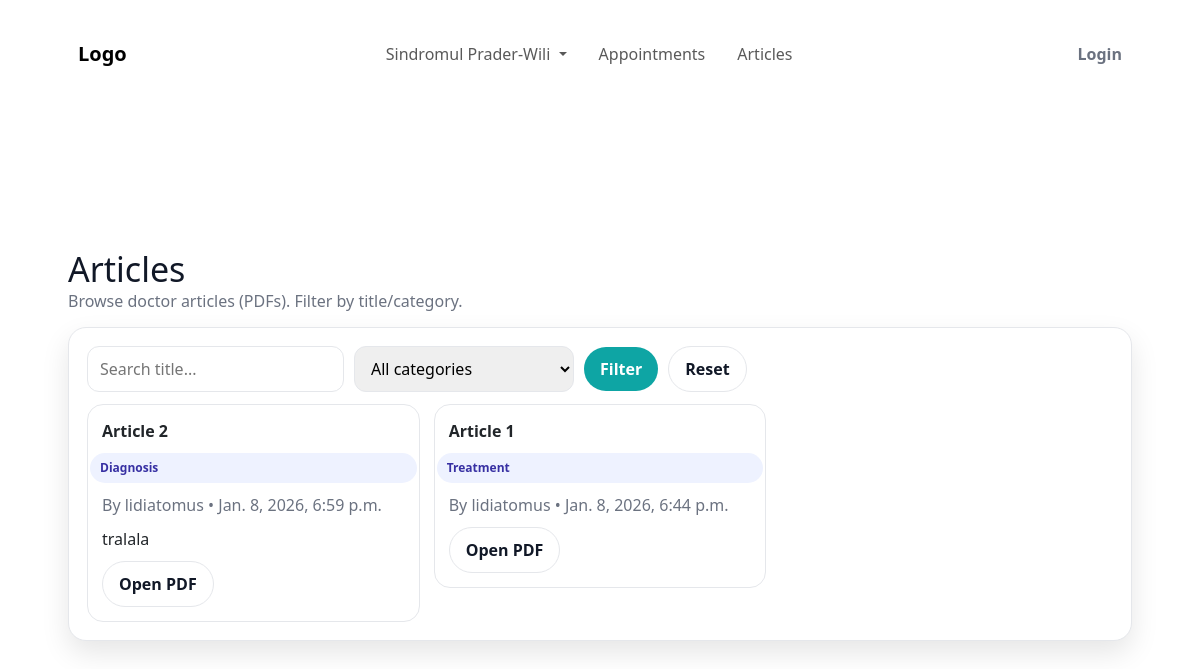
The app's page /articles/, older data.
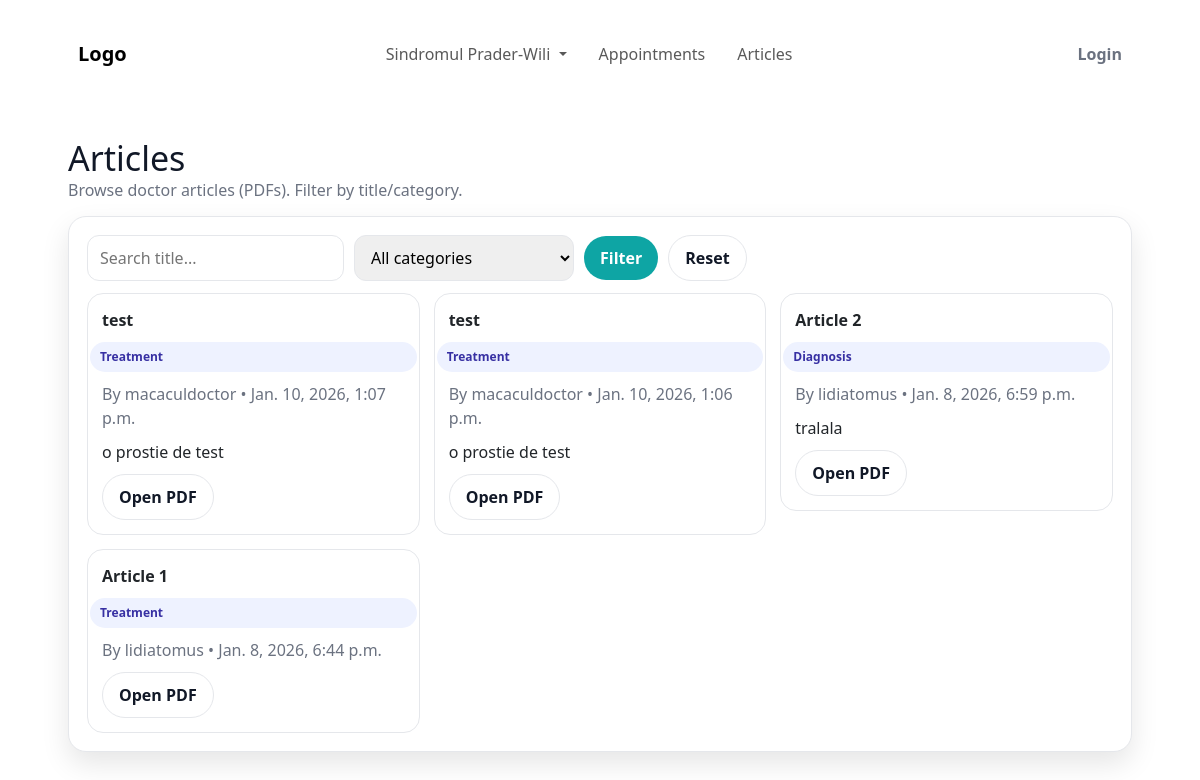
The same page, newer data.
### articles/models.py (models this page shows, shortened)
class Article(models.Model):
    CATEGORY_CHOICES = [
        ("treatment", "Treatment"),
        ("diagnosis", "Diagnosis"),
        ("nutrition", "Nutrition"),
        ("rehab", "Rehab"),
        ("other", "Other"),
    ]
    title = models.CharField(max_length=200)
    category = models.CharField(max_length=30, choices=CATEGORY_CHOICES, default="other")
    summary = models.TextField(blank=True)
    pdf = models.FileField(upload_to="articles_pdfs/", blank=True, null=True)
    author = models.ForeignKey(settings.AUTH_USER_MODEL, on_delete=models.CASCADE, related_name="articles")
    created_at = models.DateTimeField(auto_now_add=True)
    updated_at = models.DateTimeField(auto_now=True)
    class Meta:
        ordering = ["-created_at"]

### articles/views.py (the view)
# urls.py: path("", views.article_list, name="list"),            # public
def article_list(request):
    qs = Article.objects.select_related("author").all()
    q = (request.GET.get("q") or "").strip()
    cat = (request.GET.get("cat") or "").strip()
    if q:
        qs = qs.filter(title__icontains=q)
    if cat:
        qs = qs.filter(category=cat)
    categories = Article.CATEGORY_CHOICES
    return render(request, "articles/article_list.html", {
        "articles": qs,
        "q": q,
        "cat": cat,
        "categories": categories,
    })

### articles/templates/articles/article_list.html (shortened to what this page needs)
{% load static %}
<!doctype html>
<html lang="en">
<head>
  <link rel="stylesheet" href="{% static 'css/style.css' %}">
  <link rel="stylesheet" href="https://cdn.jsdelivr.net/npm/bootstrap@5.3.3/dist/css/bootstrap.min.css">
</head>
      {% include "index/navbar.html" %}
<body>
  <main class="container">
    <div class="top">
      <div>
        <h1>Articles</h1>
        <div class="muted">Browse doctor articles (PDFs). Filter by title/category.</div>
      </div>
    </div>
    <div class="card">
      <form class="filters" method="get">
        <input type="text" name="q" placeholder="Search title..." value="{{ q }}">
        <select name="cat">
          <option value="">All categories</option>
        </select>
        <button class="btn" type="submit">Filter</button>
        <a class="btn btn-ghost" href="{% url 'articles:list' %}">Reset</a>
      </form>
      <div class="grid">
        {% for a in articles %}
          <div class="item">
            <div class="article">
              <div class="row">
                <strong>{{ a.title }}</strong>
                <span class="pill">{{ a.get_category_display }}</span>
              </div>
              <div class="muted">By {{ a.author.username }} • {{ a.created_at }}</div>
              {% if a.summary %}
                <div>{{ a.summary|linebreaksbr }}</div>
              {% endif %}
              <div class="actions">
                {% if a.pdf %}
                  <a class="btn btn-ghost" href="{{ a.pdf.url }}" target="_blank">Open PDF</a>
                {% else %}
                  <span class="muted">No PDF uploaded</span>
                {% endif %}
              </div>
            </div>
          </div>
        {% empty %}
          <p class="muted">No articles yet.</p>
        {% endfor %}
      </div>
    </div>
  </main>
</body>
</html>

### index/templates/index/navbar.html (shortened to what this page needs)
<!DOCTYPE html>
<html>
<nav class="navbar navbar-expand-xl fixed-top" id="navbar">
    <div class="container">
        <a class="navbar-brand me-auto" href="{% url 'index' %}">Logo</a>
        <div class="offcanvas offcanvas-end" tabindex="-1" id="offcanvasNavbar" aria-labelledby="offcanvasNavbarLabel">
            <div class="offcanvas-body">
                <ul class="navbar-nav justify-content-center flex-grow-1 pe-3">
                    <li class="nav-item dropdown">
                        <a class="nav-link dropdown-toggle mx-lg-2" href="#" id="aboutDropdown" role="button"
                            data-bs-toggle="dropdown" aria-expanded="false">
                            <span class="section-title">Sindromul</span> Prader-Wili
                        </a>
                    </li>
                    <li class="nav-item">
                        <a class="nav-link mx-lg-2" href="{% url 'appointments:available_slots' %}">
                            Appointments
                        </a>
                    </li>
                    <li class="nav-item">
                        <a class="nav-link mx-lg-2" href="/articles/">Articles</a>
                    </li>
                </ul>
            </div>
        </div>
        {% if user.is_authenticated %}
                <div class="d-flex align-items-center">
                    <div class="nav-item me-2">
                        <a class="nav-link" href="{% url 'login:dash' %}"
                           style="padding: 10px 25px; background-color: hsl(208, 92%, 54%); color: white; border-radius: 4rem; font-weight: 600;">
                            Dashboard
                        </a>
                    </div>
                    <div class="nav-item">
                        <form action="{% url 'login:logout' %}" method="post" style="display: inline;">
                            {% csrf_token %}
                            <button type="submit" class="nav-link"
                                    style="padding: 10px 25px; background-color: #ff4d4d; color: white; border-radius: 4rem; font-weight: 600; border: none; cursor: pointer;">
                                Logout
                            </button>
                        </form>
                    </div>
                </div>
                {% else %}
                <div class="nav-item">
                    <a href="{% url 'login:login' %}" class="login-button">Login</a>
                </div>
                {% endif %}
    </div>
</nav>
</html>

### login/static/login/css/style.css (style rules this page uses)
html, body { width: 100%; height: 100%; --size: 80px; --color: #fefae0; --l: var(--color) 20%, #0000 0; --bg: 35%, #606c38 0 45%, var(--color) 0; background: linear-gradient(45deg, var(--l) 45%, var(--color) 0 70%, #0000 0), linear-gradient(-45deg, var(--l) var(--bg) 70%, #0000 0), linear-gradient(45deg, var(--color) var(--bg)); background-size: var(--size) var(--size); }
body { display: flex; justify-content: center; align-items: center; padding: 0; }

### articles/templates/articles/article_list.html (style rules this page uses)
:root { --bg:#f6f7fb; --card:#fff; --text:#111827; --muted:#6b7280; --primary:#0ea5a4; --primary-dark:#0b7f7e; --border:#e5e7eb; --shadow:0 12px 28px rgba(0,0,0,.10); --radius:18px; }
body { margin:0;font-family:system-ui,-apple-system,Segoe UI,Roboto,Arial;background:var(--bg);color:var(--text);padding-top: 90px; }
.container { max-width:1100px;margin:26px auto;padding:0 18px; }
.card { background:var(--card);border:1px solid var(--border);border-radius:var(--radius);box-shadow:var(--shadow);padding:18px; }
.top { display:flex;align-items:flex-end;justify-content:space-between;gap:12px;flex-wrap:wrap;margin-bottom:14px; }
h1 { margin:0;font-size:34px; }
.muted { color:var(--muted); }
.btn { background:var(--primary);color:#fff;border:none;padding:10px 16px;border-radius:999px;font-weight:800;cursor:pointer;text-decoration:none;display:inline-block; }
.btn-ghost { background:transparent;color:var(--text);border:1px solid var(--border); }
.grid { display:grid;grid-template-columns:repeat(12,1fr);gap:14px;margin-top:12px; }
.item { grid-column:span 12; }
@media (min-width:780px) { .item { grid-column:span 6; } }
@media (min-width:1050px) { .item { grid-column:span 4; } }
.article { border:1px solid var(--border);border-radius:16px;padding:14px;background:#fff;display:flex;flex-direction:column;gap:10px; }
.row { display:flex;gap:10px;align-items:center;justify-content:space-between;flex-wrap:wrap; }
.pill { display:inline-block;padding:6px 10px;border-radius:999px;font-weight:800;font-size:12px;background:#eef2ff;color:#3730a3; }
input,select { padding:10px 12px;border-radius:12px;border:1px solid var(--border);min-width:220px; }
form.filters { display:flex;gap:10px;flex-wrap:wrap;align-items:center; }
.actions { display:flex;gap:8px;flex-wrap:wrap; }
nav a { color:var(--muted);text-decoration:none;margin:0 10px;font-weight:650; }

Row changes from the older to the newer data that the page shows:
added Article: title "test", category "Treatment", author.username "macaculdoctor", created_at "Jan. 10, 2026, 1:07 p.m.", summary "o prostie de test"
added Article: title "test", category "Treatment", author.username "macaculdoctor", created_at "Jan. 10, 2026, 1:06 p.m.", summary "o prostie de test"
